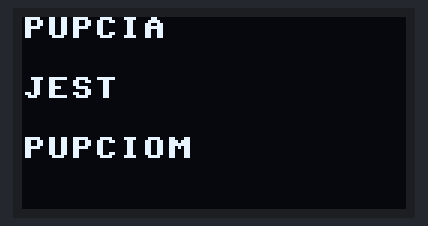
This program was run on a simulated ESP8266 board running MicroPython. Parts: 128×64 one-colour display. Library files of the repository ran but are not shown: ssd1306.py. At 0.1 s the program stops and its outputs stay as they are.

Above: at 0.1 s.

The program:

testOLED.py
```python
from machine import Pin, I2C
import ssd1306

# ESP8266 Pin assignment
i2c = I2C(scl=Pin(5), sda=Pin(4))

oled_width = 128
oled_height = 64
oled = ssd1306.SSD1306_I2C(oled_width, oled_height, i2c)

oled.text('PUPCIA', 0, 0)
oled.text('JEST', 0, 20)
oled.text('PUPCIOM', 0, 40)

oled.show()
```
